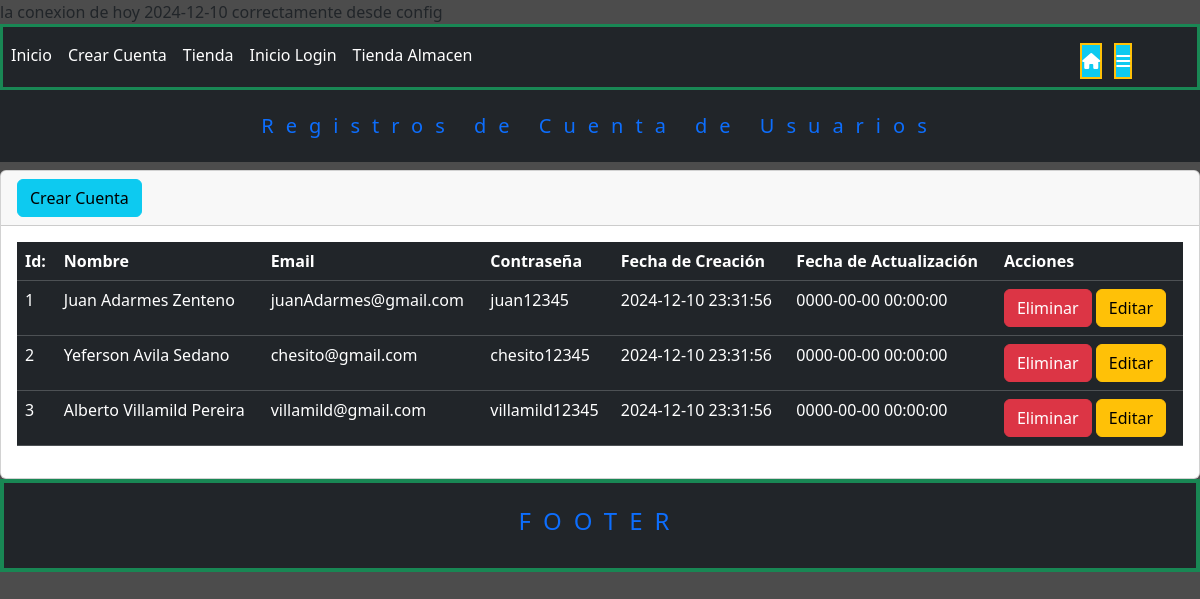
The page /bibloteca/sessiones/crearSession/index.php on the database its author committed.
### tables this page shows
CREATE TABLE `tb_usuarios` (
  `id_usuario` int(14) NOT NULL,
  `nombres` varchar(100) NOT NULL,
  `email` varchar(100) NOT NULL,
  `password_user` text NOT NULL,
  `token` varchar(100) NOT NULL,
  `fyh_creacion` datetime NOT NULL,
  `fyh_actualizacion` datetime NOT NULL,
  `imageMain` varchar(100) NOT NULL
);

### bibloteca/sessiones/crearSession/index.php (the view, shortened to what this page needs)
<?php include("../../app/config.php");
$sentencia = $pdo->prepare("SELECT * FROM tb_usuarios WHERE 1");
$sentencia->execute();
$usuarios = $sentencia->fetchAll(PDO::FETCH_ASSOC);
?>
<?php include("../../temp/header.php"); ?>
<span class="fluid text-center text-primary">
    <h5 class="bg-dark py-4" style="letter-spacing: 01vw;">Registros de  Cuenta de Usuarios</h5>
</span>
<section class="row">
    <article class="container">
        <div class="card">
            <div class="card-header">
                <a
                    name=""
                    id=""
                    class="btn btn-info"
                    href="crear.php"
                    role="button"
                    >Crear Cuenta</a
                >
            </div>
            <div class="card-body">
                <div
                    class="table-responsive"
                >
                    <table
                        class="table table-dark table-hover"
                    >
                        <thead>
                            <tr>
                                <th scope="col">Id:</th>
                                <th scope="col">Nombre</th>
                                <th scope="col">Email</th>
                                <th scope="col">Contraseña</th>
                                <th scope="col">Fecha de Creación</th>
                                <th scope="col">Fecha de Actualización</th>
                                <th scope="col">Acciones</th>
                            </tr>
                        </thead>
                        <tbody>
                            <?php foreach ($usuarios as $usuario) {?>
                                <tr class="">
                                <td scope="row"><?php echo $usuario['id_usuario'];?></td>
                                <td><?php echo $usuario['nombres'] ;?></td>
                                <td><?php echo $usuario['email']; ?></td>
                                <td><?php echo $usuario['password_user'] ;?></td>
                                <td><?php $fecha = new DateTime(); echo $fecha->format('Y-m-d H:i:s'); ?></td>
                                <td><?php echo $usuario['fyh_actualizacion'] ;?></td>
                                <td>
                                    <a
                                        name=""
                                        id=""
                                        class="btn btn-danger"
                                        href="javascript:limpiar(<?php echo $usuario['id_usuario'];?>)"
                                        role="button"
                                        >Eliminar</a
                                    >
                                    <a
                                        name=""
                                        id=""
                                        class="btn btn-warning"
                                        href="editar.php?txtId=<?php echo $usuario['id_usuario']; ?>"
                                        role="button"
                                        >Editar</a
                                    >
                                </td>
                            </tr>
                            <?php
                            }?>
                        </tbody>
                    </table>
                </div>
            </div>
        </div>
    </article>
</section>
<?php include("../../temp/footer.php"); ?>

### bibloteca/public/css/index.css (style rules this page uses)
* { background-color:transparent; }
body { background-color: rgba(0, 0, 0, .7); }

### rows shown on the page
tb_usuarios: id_usuario "1", nombres "Juan Adarmes Zenteno", email "juanAdarmes@gmail.com", password_user "juan12345", fyh_actualizacion "0000-00-00 00:00:00"
tb_usuarios: id_usuario "2", nombres "Yeferson Avila Sedano", email "chesito@gmail.com", password_user "chesito12345", fyh_actualizacion "0000-00-00 00:00:00"
tb_usuarios: id_usuario "3", nombres "Alberto Villamild Pereira", email "villamild@gmail.com", password_user "villamild12345", fyh_actualizacion "0000-00-00 00:00:00"
